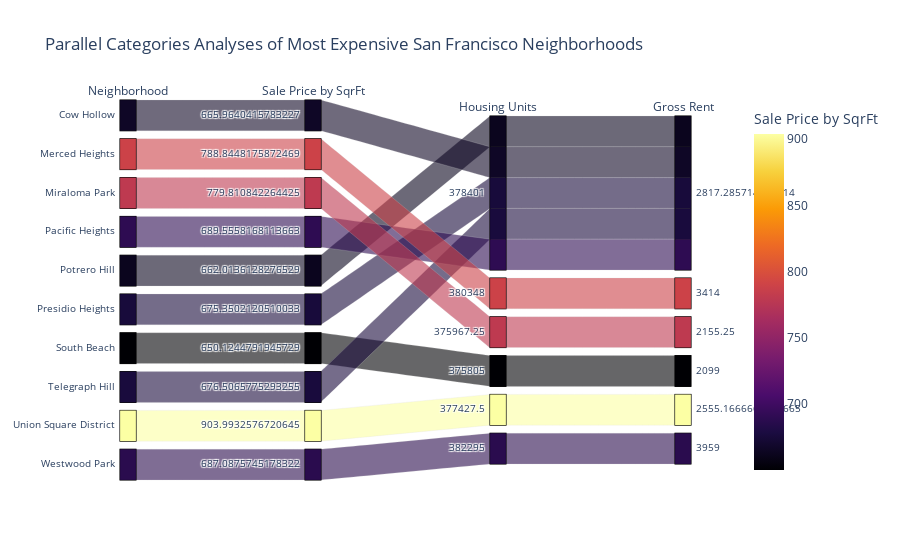

This figure's notebook cell:
### Markdown cell above
### Create a parallel coordinates plot and parallel categories plot of most expensive neighborhoods in San Francisco per year

### Code cell
# Parallel Categories Plot
# Plot data using parallel_categories
px.parallel_categories(
    df_expensive_neighborhoods_per_year,
    dimensions=["Neighborhood", "sale_price_sqr_foot", "housing_units", "gross_rent"],
    color="sale_price_sqr_foot",
    color_continuous_scale=px.colors.sequential.Inferno,
    title="Parallel Categories Analyses of Most Expensive San Francisco Neighborhoods",
    labels={
        "Neighborhood": "Neighborhood",
        "sale_price_sqr_foot": "Sale Price by SqrFt",
        "housing_units": "Housing Units",
        "gross_rent": "Gross Rent"
    }
)

### Figure 1 — Plotly figure (JSON) as saved in the notebook; plotly's stock layout.template omitted (floating-point values rounded to 4 significant figures)
{"data": [{"dimensions": [{"label": "Neighborhood", "values": ["Cow Hollow", "Merced Heights", "Miraloma Park", "Pacific Heights", "Potrero Hill", "Presidio Heights", "South Beach", "Telegraph Hill", "Union Square District", "Westwood Park"]}, {"label": "Sale Price by SqrFt", "values": [666.0, 788.8, 779.8, 689.6, 662.0, 675.4, 650.1, 676.5, 904.0, 687.1]}, {"label": "Housing Units", "values": [378401, 380348, 376000.0, 378401, 378401, 378401, 375805, 378401, 377400.0, 382295]}, {"label": "Gross Rent", "values": [2817.0, 3414, 2155.0, 2817.0, 2817.0, 2817.0, 2099, 2817.0, 2555.0, 3959]}], "domain": {"x": [0, 1], "y": [0, 1]}, "line": {"color": [666.0, 788.8, 779.8, 689.6, 662.0, 675.4, 650.1, 676.5, 904.0, 687.1], "coloraxis": "coloraxis"}, "name": "", "type": "parcats"}], "layout": {"autosize": true, "coloraxis": {"colorbar": {"title": {"text": "Sale Price by SqrFt"}}, "colorscale": [[0, "#000004"], [0.1111, "#1b0c41"], [0.2222, "#4a0c6b"], [0.3333, "#781c6d"], [0.4444, "#a52c60"], [0.5556, "#cf4446"], [0.6667, "#ed6925"], [0.7778, "#fb9b06"], [0.8889, "#f7d13d"], [1, "#fcffa4"]]}, "legend": {"tracegroupgap": 0}, "title": {"text": "Parallel Categories Analyses of Most Expensive San Francisco Neighborhoods"}}}
